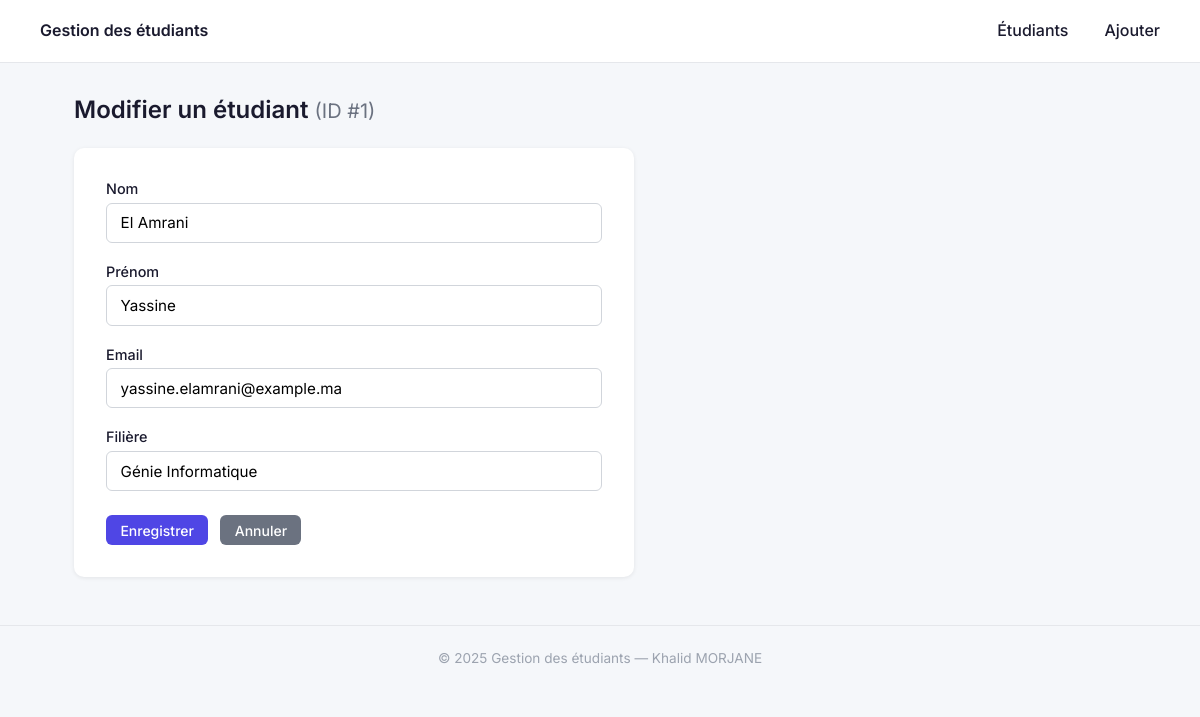
The app's page /public/index.php?page=modifier&id=1 with its own data.
### tables this page shows
CREATE TABLE IF NOT EXISTS etudiants (
    id         INT AUTO_INCREMENT PRIMARY KEY,
    nom        VARCHAR(100) NOT NULL,
    prenom     VARCHAR(100) NOT NULL,
    email      VARCHAR(150) NOT NULL UNIQUE,
    filieres   VARCHAR(100) NOT NULL,
    created_at TIMESTAMP NOT NULL DEFAULT CURRENT_TIMESTAMP,
    updated_at TIMESTAMP NOT NULL DEFAULT CURRENT_TIMESTAMP ON UPDATE CURRENT_TIMESTAMP
);

### public/index.php (called while the page is built, shortened)
<?php
$requested = $_GET['page'] ?? 'index';
$page = in_array($requested, ALLOWED_PAGES, true) ? $requested : 'index';
require_once PAGES_PATH . '/' . $page . '.php';

### includes/helpers.php (called while the page is built, shortened)
<?php
function e(?string $v): string {
    return htmlspecialchars($v ?? '', ENT_QUOTES | ENT_HTML5, 'UTF-8');
}

### pages/modifier.php (the view, shortened to what this page needs)
<?php
require_once __DIR__ . '/../includes/helpers.php';
$pdo       = getPDO();
$id = filter_input(INPUT_POST, 'id', FILTER_VALIDATE_INT, ['options' => ['min_range' => 1]]);
if ($id === false || $id === null) {
    $id = filter_input(INPUT_GET, 'id', FILTER_VALIDATE_INT, ['options' => ['min_range' => 1]]);
}
try {
    $stmt = $pdo->prepare('SELECT id, nom, prenom, email, filieres
                           FROM etudiants
                           WHERE id = :id');
    $stmt->bindValue(':id', $id, PDO::PARAM_INT);
    $stmt->execute();
    $etudiant = $stmt->fetch();
} catch (PDOException $e) {
    error_log('SELECT etudiant by id : ' . $e->getMessage());
    http_response_code(500);
    exit('Erreur interne du serveur.');
}
$old = [
    'nom'      => (string)$etudiant['nom'],
    'prenom'   => (string)$etudiant['prenom'],
    'email'    => (string)$etudiant['email'],
    'filieres' => (string)$etudiant['filieres'],
];
require __DIR__ . '/../includes/header.php';
?>
        <div class="page-header">
            <h1>Modifier un étudiant <small style="color:#6b7280;font-weight:400">(ID #<?= e((string)$id) ?>)</small></h1>
        </div>
        <div class="form-card">
            <form method="post" action="?page=modifier&id=<?= e((string)$id) ?>" autocomplete="off">
                <div class="form-group">
                    <label for="nom">Nom</label>
                    <input type="text" id="nom" name="nom" maxlength="100" required
                           value="<?= e($old['nom']) ?>">
                </div>
                <div class="form-group">
                    <label for="prenom">Prénom</label>
                    <input type="text" id="prenom" name="prenom" maxlength="100" required
                           value="<?= e($old['prenom']) ?>">
                </div>
                <div class="form-group">
                    <label for="email">Email</label>
                    <input type="email" id="email" name="email" maxlength="150" required
                           value="<?= e($old['email']) ?>">
                </div>
                <div class="form-group">
                    <label for="filieres">Filière</label>
                    <input type="text" id="filieres" name="filieres" maxlength="100" required
                           value="<?= e($old['filieres']) ?>">
                </div>
                <div style="display:flex;gap:0.75rem;margin-top:1.5rem">
                    <button type="submit" class="btn btn-primary">Enregistrer</button>
                    <a href="?page=index" class="btn btn-secondary">Annuler</a>
                </div>
            </form>
        </div>
<?php
require __DIR__ . '/../includes/footer.php';

### includes/header.php (style rules this page uses)
* { box-sizing: border-box; margin: 0; padding: 0; }
body { font-family: 'Inter', sans-serif; background: #f5f7fa; color: #1a1a2e; }
.btn { display: inline-block; padding: 0.4rem 0.9rem; border-radius: 6px; font-size: 0.875rem; font-weight: 500; text-decoration: none; cursor: pointer; border: none; font-family: inherit; }
.btn-primary { background: #4f46e5; color: #ffffff; }
.btn-secondary { background: #6b7280; color: #ffffff; }
.page-header { display: flex; justify-content: space-between; align-items: center; margin-bottom: 1.5rem; }
h1 { font-size: 1.5rem; font-weight: 600; }
form .form-group { margin-bottom: 1.25rem; }
form label { display: block; font-weight: 500; margin-bottom: 0.35rem; font-size: 0.9rem; }
form input[type=text], form input[type=email] { width: 100%; padding: 0.6rem 0.85rem; border: 1px solid #d1d5db; border-radius: 6px; font-size: 0.95rem; font-family: inherit; }
.form-card { background: #ffffff; padding: 2rem; border-radius: 10px; box-shadow: 0 1px 4px rgba(0, 0, 0, 0.08); max-width: 560px; }

### records on screen
etudiants: nom "El Amrani", prenom "Yassine", email "yassine.elamrani@example.ma", filieres "Génie Informatique"

### other values on screen
APP_NAME "Gestion des étudiants"
$id "1"
